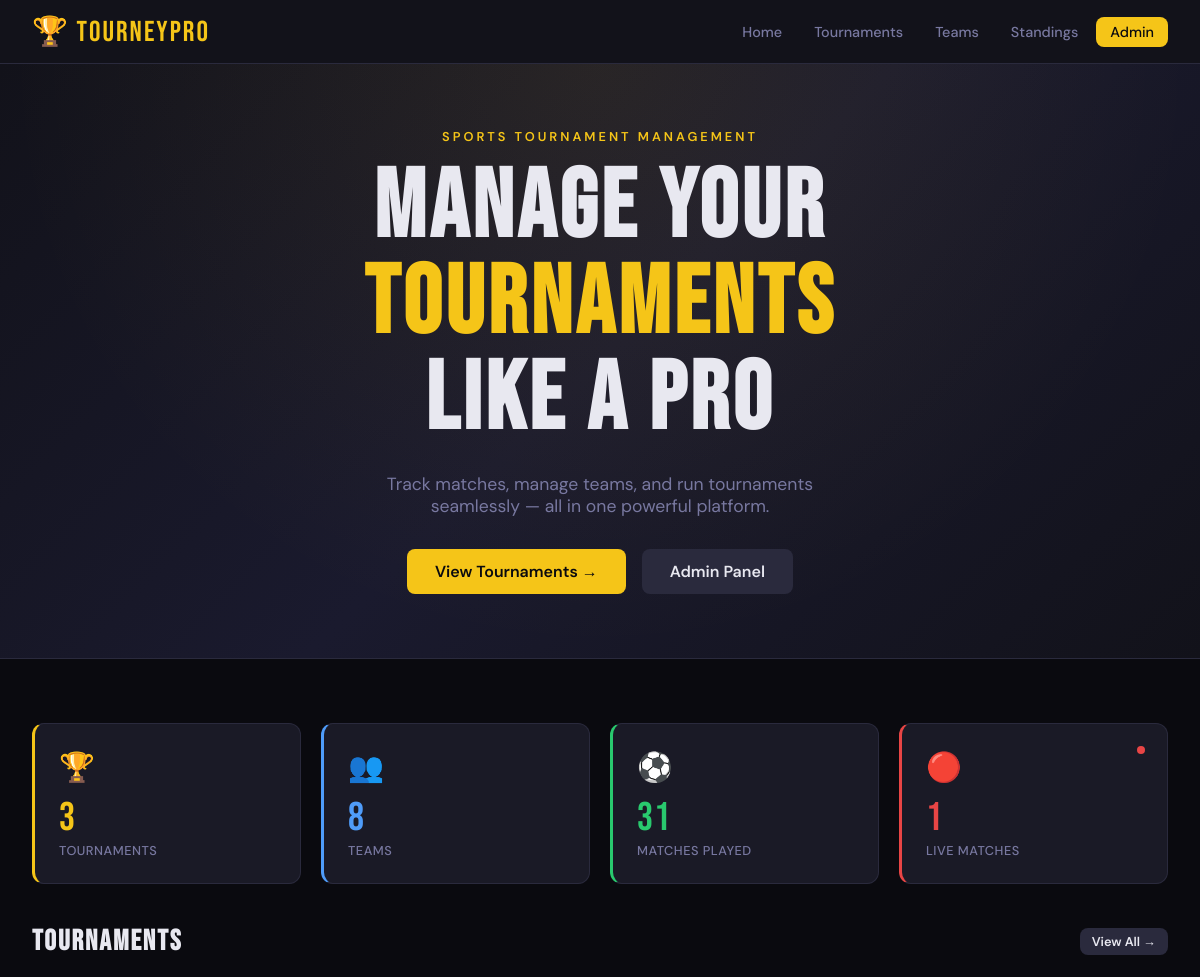
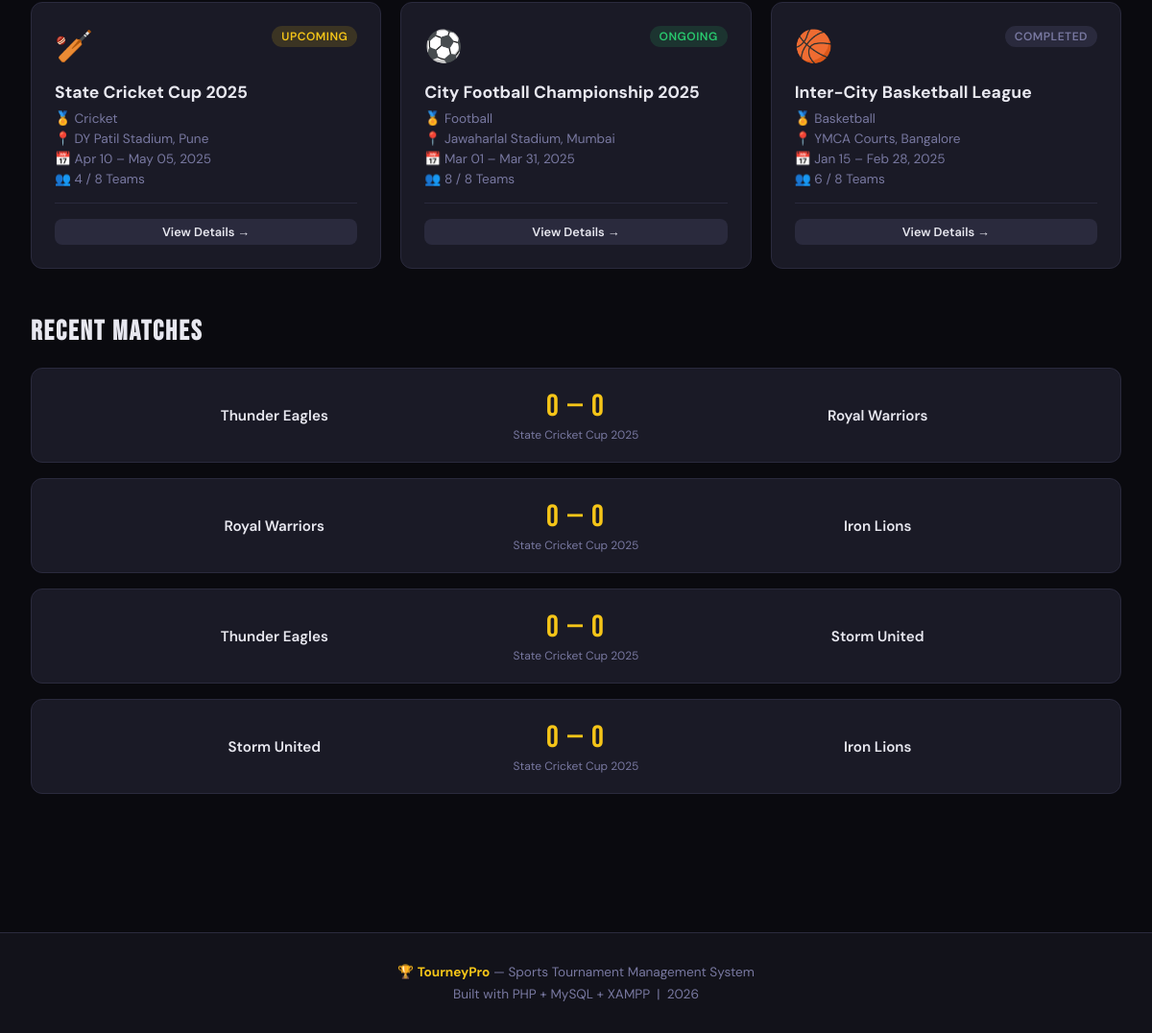
The page / on the database its author committed (2 pictures, top to bottom).
### tables this page shows
CREATE TABLE IF NOT EXISTS tournaments (
    id INT AUTO_INCREMENT PRIMARY KEY,
    name VARCHAR(200) NOT NULL,
    sport_id INT,
    format ENUM('knockout','round_robin','group_stage') DEFAULT 'knockout',
    start_date DATE NOT NULL,
    end_date DATE NOT NULL,
    location VARCHAR(200),
    max_teams INT DEFAULT 16,
    status ENUM('upcoming','ongoing','completed') DEFAULT 'upcoming',
    description TEXT,
    created_at TIMESTAMP DEFAULT CURRENT_TIMESTAMP,
    FOREIGN KEY (sport_id) REFERENCES sports(id) ON DELETE SET NULL
);

CREATE TABLE IF NOT EXISTS sports (
    id INT AUTO_INCREMENT PRIMARY KEY,
    name VARCHAR(100) NOT NULL,
    icon VARCHAR(50) DEFAULT '🏆',
    created_at TIMESTAMP DEFAULT CURRENT_TIMESTAMP
);

CREATE TABLE IF NOT EXISTS matches (
    id INT AUTO_INCREMENT PRIMARY KEY,
    tournament_id INT NOT NULL,
    team1_id INT NOT NULL,
    team2_id INT NOT NULL,
    match_date DATETIME,
    venue VARCHAR(200),
    round_name VARCHAR(50) DEFAULT 'Round 1',
    team1_score INT DEFAULT 0,
    team2_score INT DEFAULT 0,
    winner_id INT,
    status ENUM('scheduled','live','completed','cancelled') DEFAULT 'scheduled',
    notes TEXT,
    created_at TIMESTAMP DEFAULT CURRENT_TIMESTAMP,
    FOREIGN KEY (tournament_id) REFERENCES tournaments(id) ON DELETE CASCADE,
    FOREIGN KEY (team1_id) REFERENCES teams(id),
    FOREIGN KEY (team2_id) REFERENCES teams(id),
    FOREIGN KEY (winner_id) REFERENCES teams(id)
);

CREATE TABLE IF NOT EXISTS teams (
    id INT AUTO_INCREMENT PRIMARY KEY,
    name VARCHAR(150) NOT NULL,
    coach VARCHAR(100),
    contact_email VARCHAR(150),
    contact_phone VARCHAR(20),
    city VARCHAR(100),
    logo_url VARCHAR(255),
    created_at TIMESTAMP DEFAULT CURRENT_TIMESTAMP
);

### index.php (the view, shortened to what this page needs)
<?php
require_once 'includes/config.php';
$total_tournaments = $conn->query("SELECT COUNT(*) as c FROM tournaments")->fetch_assoc()['c'];
$total_teams = $conn->query("SELECT COUNT(*) as c FROM teams")->fetch_assoc()['c'];
$total_matches = $conn->query("SELECT COUNT(*) as c FROM matches")->fetch_assoc()['c'];
$live_matches = $conn->query("SELECT COUNT(*) as c FROM matches WHERE status='live'")->fetch_assoc()['c'];
$tournaments = $conn->query("
    SELECT t.*, s.name as sport_name, s.icon as sport_icon,
           (SELECT COUNT(*) FROM tournament_teams tt WHERE tt.tournament_id = t.id) as team_count
    FROM tournaments t
    LEFT JOIN sports s ON t.sport_id = s.id
    ORDER BY t.start_date DESC LIMIT 6
");
$recent_matches = $conn->query("
    SELECT m.*,
           t1.name as team1_name, t2.name as team2_name,
           w.name as winner_name,
           tr.name as tournament_name
    FROM matches m
    JOIN teams t1 ON m.team1_id = t1.id
    JOIN teams t2 ON m.team2_id = t2.id
    JOIN tournaments tr ON m.tournament_id = tr.id
    LEFT JOIN teams w ON m.winner_id = w.id
    ORDER BY m.match_date DESC LIMIT 4
");
?>
<?php include 'includes/header.php'; ?>
<div style="background: linear-gradient(135deg, #12121a 0%, #1a1a2e 50%, #12121a 100%); border-bottom: 1px solid var(--border); padding: 4rem 2rem; text-align: center; position: relative; overflow: hidden;">
    <div style="position:absolute;inset:0;background:radial-gradient(ellipse at 50% 0%, rgba(245,197,24,0.08) 0%, transparent 70%);pointer-events:none;"></div>
    <div style="position:relative;">
        <div style="font-size:0.8rem;letter-spacing:3px;text-transform:uppercase;color:var(--accent);margin-bottom:1rem;font-weight:600;">Sports Tournament Management</div>
        <h1 style="font-family:'Bebas Neue',sans-serif;font-size:clamp(3rem,8vw,6rem);letter-spacing:4px;line-height:1;margin-bottom:1.5rem;">
            MANAGE YOUR<br><span style="color:var(--accent)">TOURNAMENTS</span><br>LIKE A PRO
        </h1>
        <p style="color:var(--muted);max-width:500px;margin:0 auto 2rem;font-size:1.1rem;">Track matches, manage teams, and run tournaments seamlessly — all in one powerful platform.</p>
        <div style="display:flex;gap:1rem;justify-content:center;flex-wrap:wrap;">
            <a href="tournaments.php" class="btn btn-primary" style="font-size:1rem;padding:12px 28px;">View Tournaments →</a>
            <a href="admin/login.php" class="btn btn-secondary" style="font-size:1rem;padding:12px 28px;">Admin Panel</a>
        </div>
    </div>
</div>
<div class="container">
    <div class="grid-4" style="margin-bottom:2.5rem;margin-top:2rem;">
        <div class="stat-card" style="border-left:3px solid var(--accent);">
            <div class="stat-icon">🏆</div>
            <div class="stat-value" style="color:var(--accent)"><?= $total_tournaments ?></div>
            <div class="stat-label">Tournaments</div>
        </div>
        <div class="stat-card" style="border-left:3px solid var(--blue);">
            <div class="stat-icon">👥</div>
            <div class="stat-value" style="color:var(--blue)"><?= $total_teams ?></div>
            <div class="stat-label">Teams</div>
        </div>
        <div class="stat-card" style="border-left:3px solid var(--green);">
            <div class="stat-icon">⚽</div>
            <div class="stat-value" style="color:var(--green)"><?= $total_matches ?></div>
            <div class="stat-label">Matches Played</div>
        </div>
        <div class="stat-card" style="border-left:3px solid var(--red);">
            <div class="stat-icon" style="position:relative;">
                🔴
                <?php if($live_matches > 0): ?>
                <span style="position:absolute;top:-2px;right:-2px;width:8px;height:8px;background:var(--red);border-radius:50%;animation:pulse 1.5s infinite;"></span>
                <?php endif; ?>
            </div>
            <div class="stat-value" style="color:var(--red)"><?= $live_matches ?></div>
            <div class="stat-label">Live Matches</div>
        </div>
    </div>
    <div style="display:flex;align-items:center;justify-content:space-between;margin-bottom:1.25rem;">
        <h2 style="font-family:'Bebas Neue',sans-serif;font-size:1.8rem;letter-spacing:2px;">TOURNAMENTS</h2>
        <a href="tournaments.php" class="btn btn-secondary btn-sm">View All →</a>
    </div>
    <?php if ($tournaments->num_rows === 0): ?>
        <div class="empty-state">
            <div class="empty-state-icon">🏆</div>
            <h3>No tournaments yet</h3>
            <p>Ask the admin to create tournaments.</p>
        </div>
    <?php else: ?>
        <div class="grid-3" style="margin-bottom:3rem;">
        <?php while ($t = $tournaments->fetch_assoc()): ?>
            <?php
            $statusClass = ['upcoming'=>'badge-yellow','ongoing'=>'badge-green','completed'=>'badge-gray'][$t['status']] ?? 'badge-gray';
            ?>
            <div class="card" style="transition:transform 0.2s,box-shadow 0.2s;" onmouseover="this.style.transform='translateY(-4px)';this.style.boxShadow='0 12px 40px rgba(0,0,0,0.4)'" onmouseout="this.style.transform='';this.style.boxShadow=''">
                <div style="display:flex;align-items:flex-start;justify-content:space-between;margin-bottom:1rem;">
                    <div style="font-size:2rem;"><?= $t['sport_icon'] ?? '🏆' ?></div>
                    <span class="badge <?= $statusClass ?>"><?= ucfirst($t['status']) ?></span>
                </div>
                <h3 style="font-size:1.1rem;font-weight:700;margin-bottom:8px;"><?= htmlspecialchars($t['name']) ?></h3>
                <div style="color:var(--muted);font-size:0.85rem;display:flex;flex-direction:column;gap:4px;">
                    <span>🏅 <?= htmlspecialchars($t['sport_name'] ?? 'Unknown') ?></span>
                    <span>📍 <?= htmlspecialchars($t['location'] ?: 'TBA') ?></span>
                    <span>📅 <?= date('M d', strtotime($t['start_date'])) ?> – <?= date('M d, Y', strtotime($t['end_date'])) ?></span>
                    <span>👥 <?= $t['team_count'] ?> / <?= $t['max_teams'] ?> Teams</span>
                </div>
                <div style="margin-top:1rem;padding-top:1rem;border-top:1px solid var(--border);">
                    <a href="tournament_detail.php?id=<?= $t['id'] ?>" class="btn btn-secondary btn-sm" style="width:100%;justify-content:center;">View Details →</a>
                </div>
            </div>
        <?php endwhile; ?>
        </div>
    <?php endif; ?>
    <?php if ($recent_matches->num_rows > 0): ?>
    <div style="display:flex;align-items:center;justify-content:space-between;margin-bottom:1.25rem;">
        <h2 style="font-family:'Bebas Neue',sans-serif;font-size:1.8rem;letter-spacing:2px;">RECENT MATCHES</h2>
    </div>
    <div style="display:flex;flex-direction:column;gap:1rem;margin-bottom:3rem;">
    <?php while ($m = $recent_matches->fetch_assoc()): ?>
        <div class="match-card">
            <div class="match-team">
                <div class="match-team-name"><?= htmlspecialchars($m['team1_name']) ?></div>
            </div>
            <div style="text-align:center;">
                <div class="match-score"><?= $m['team1_score'] ?> — <?= $m['team2_score'] ?></div>
                <div style="font-size:0.75rem;color:var(--muted);margin-top:2px;"><?= htmlspecialchars($m['tournament_name']) ?></div>
            </div>
            <div class="match-team">
                <div class="match-team-name"><?= htmlspecialchars($m['team2_name']) ?></div>
            </div>
        </div>
    <?php endwhile; ?>
    </div>
    <?php endif; ?>
</div>
<?php include 'includes/footer.php'; ?>

### includes/header.php (shortened to what this page needs)
<!DOCTYPE html>
<html lang="en">
<head>
</head>
<body>
<nav>
    <a href="<?= isset($isAdmin) ? '../index.php' : 'index.php' ?>" class="nav-logo">🏆 TourneyPro</a>
    <div class="nav-links">
        <?php if (isset($isAdmin) && $isAdmin): ?>
            <a href="dashboard.php">📊 <span>Dashboard</span></a>
            <a href="tournaments.php">🏆 <span>Tournaments</span></a>
            <a href="teams.php">👥 <span>Teams</span></a>
            <a href="matches.php">⚡ <span>Matches</span></a>
            <a href="players.php">🏃 <span>Players</span></a>
            <a href="logout.php" class="btn-accent">Logout</a>
        <?php else: ?>
            <a href="index.php">Home</a>
            <a href="tournaments.php">Tournaments</a>
            <a href="teams.php">Teams</a>
            <a href="standings.php">Standings</a>
            <a href="admin/login.php" class="btn-accent">Admin</a>
        <?php endif; ?>
    </div>
</nav>

### includes/footer.php
<footer style="background:var(--dark); border-top:1px solid var(--border); padding:2rem; text-align:center; color:var(--muted); font-size:0.85rem; margin-top:4rem;">
    <p>🏆 <strong style="color:var(--accent)">TourneyPro</strong> — Sports Tournament Management System</p>
    <p style="margin-top:6px;">Built with PHP + MySQL + XAMPP &nbsp;|&nbsp; <?= date('Y') ?></p>
</footer>
</body>
</html>

### includes/header.php (style rules this page uses)
*, *::before, *::after { box-sizing: border-box; margin: 0; padding: 0; }
:root { --black: #0a0a0f; --dark: #12121a; --card: #1a1a26; --border: #2a2a3d; --accent: #f5c518; --accent2: #e8773a; --green: #29c96e; --red: #e84545; --blue: #4f9cf9; --text: #e8e8f0; --muted: #7878a0; --radius: 12px; }
body { font-family: 'DM Sans', sans-serif; background: var(--black); color: var(--text); min-height: 100vh; }
nav { background: var(--dark); border-bottom: 1px solid var(--border); padding: 0 2rem; display: flex; align-items: center; justify-content: space-between; height: 64px; position: sticky; top: 0; z-index: 100; }
.nav-logo { font-family: 'Bebas Neue', sans-serif; font-size: 1.8rem; color: var(--accent); letter-spacing: 2px; text-decoration: none; display: flex; align-items: center; gap: 8px; }
.nav-links { display: flex; gap: 4px; align-items: center; }
.nav-links a { color: var(--muted); text-decoration: none; padding: 6px 14px; border-radius: 8px; font-size: 0.9rem; font-weight: 500; transition: all 0.2s; }
.nav-links a.btn-accent { background: var(--accent); color: var(--black); }
.container { max-width: 1280px; margin: 0 auto; padding: 2rem; }
.card { background: var(--card); border: 1px solid var(--border); border-radius: var(--radius); padding: 1.5rem; }
.grid-3 { display: grid; grid-template-columns: repeat(auto-fill, minmax(320px, 1fr)); gap: 1.25rem; }
.grid-4 { display: grid; grid-template-columns: repeat(auto-fill, minmax(240px, 1fr)); gap: 1.25rem; }
.badge { display: inline-flex; align-items: center; gap: 4px; padding: 3px 10px; border-radius: 20px; font-size: 0.75rem; font-weight: 600; text-transform: uppercase; letter-spacing: 0.5px; }
.badge-yellow { background: rgba(245,197,24,0.15); color: var(--accent); }
.badge-green { background: rgba(41,201,110,0.15); color: var(--green); }
.badge-gray { background: var(--border); color: var(--muted); }
.btn { display: inline-flex; align-items: center; gap: 6px; padding: 9px 18px; border-radius: 8px; font-size: 0.875rem; font-weight: 600; cursor: pointer; text-decoration: none; border: none; transition: all 0.2s; }
.btn-primary { background: var(--accent); color: var(--black); }
.btn-secondary { background: var(--border); color: var(--text); }
.btn-sm { padding: 5px 12px; font-size: 0.8rem; }
.stat-card { background: var(--card); border: 1px solid var(--border); border-radius: var(--radius); padding: 1.5rem; position: relative; overflow: hidden; }
.stat-card::before { content: ''; position: absolute; top: 0; right: 0; width: 80px; height: 80px; border-radius: 50%; opacity: 0.08; transform: translate(20px, -20px); }
.stat-value { font-family: 'Bebas Neue', sans-serif; font-size: 2.5rem; letter-spacing: 1px; line-height: 1; }
.stat-label { font-size: 0.8rem; color: var(--muted); margin-top: 4px; font-weight: 500; text-transform: uppercase; letter-spacing: 0.5px; }
.stat-icon { font-size: 1.8rem; margin-bottom: 12px; }
.match-card { background: var(--card); border: 1px solid var(--border); border-radius: var(--radius); padding: 1.25rem; display: flex; align-items: center; gap: 1rem; }
.match-team { flex: 1; text-align: center; }
.match-team-name { font-weight: 600; font-size: 0.95rem; }
.match-score { font-family: 'Bebas Neue', sans-serif; font-size: 2rem; letter-spacing: 2px; color: var(--accent); min-width: 80px; text-align: center; }

### rows shown on the page
tournaments: sport.icon "🏏", status "UPCOMING", name "State Cricket Cup 2025", sport.name "Cricket", location "DY Patil Stadium, Pune", start_date "Apr 10", end_date "May 05, 2025", team_count "4", max_teams "8"
tournaments: sport.icon "⚽", status "ONGOING", name "City Football Championship 2025", sport.name "Football", location "Jawaharlal Stadium, Mumbai", start_date "Mar 01", end_date "Mar 31, 2025", team_count "8", max_teams "8", $t['id'] 1 (drawn)
tournaments: sport.icon "🏀", status "COMPLETED", name "Inter-City Basketball League", sport.name "Basketball", location "YMCA Courts, Bangalore", start_date "Jan 15", end_date "Feb 28, 2025", team_count "6", max_teams "8"
matches: team1.name "Thunder Eagles", team1_score "0", team2_score "0", tournament.name "State Cricket Cup 2025", team2.name "Royal Warriors"
matches: team1.name "Royal Warriors", team1_score "0", team2_score "0", tournament.name "State Cricket Cup 2025", team2.name "Iron Lions"
matches: team1.name "Thunder Eagles", team1_score "0", team2_score "0", tournament.name "State Cricket Cup 2025", team2.name "Storm United"
matches: team1.name "Storm United", team1_score "0", team2_score "0", tournament.name "State Cricket Cup 2025", team2.name "Iron Lions"

### other values the page prints
$total_tournaments "3"
$total_teams "8"
$total_matches "31"
$live_matches "1"
